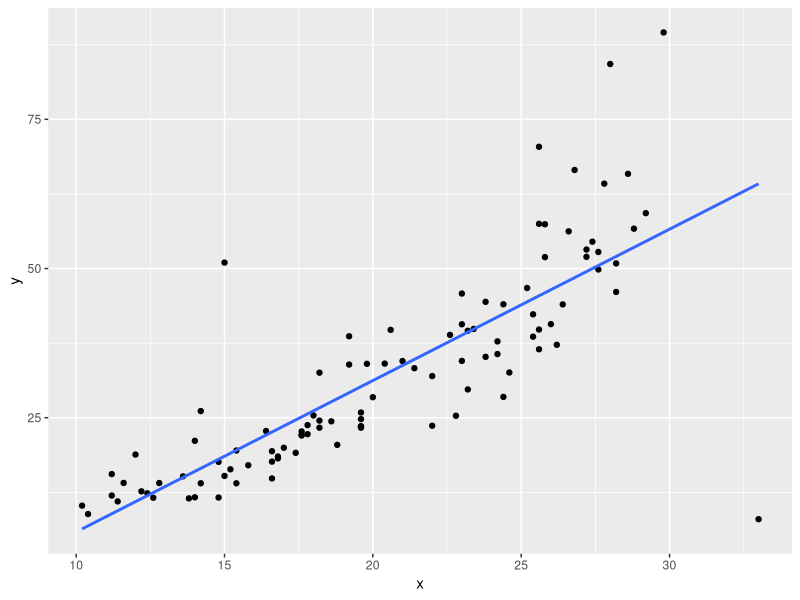
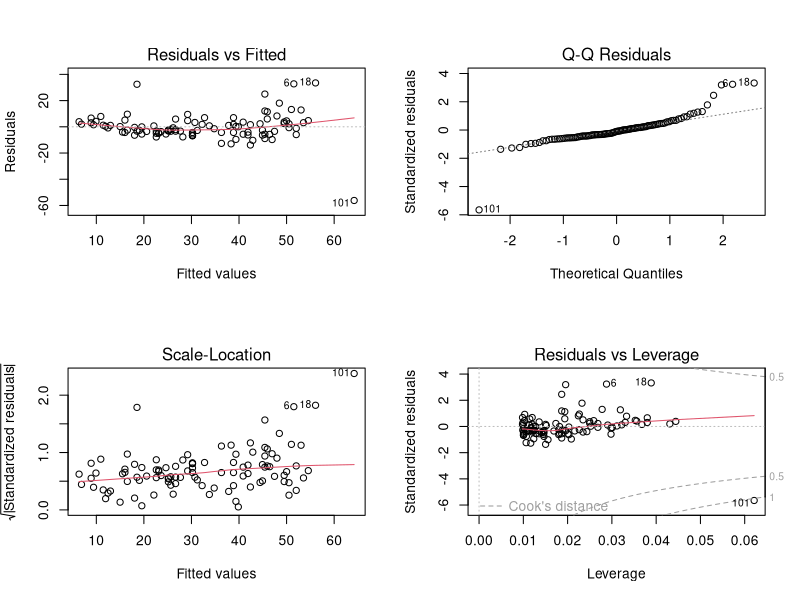
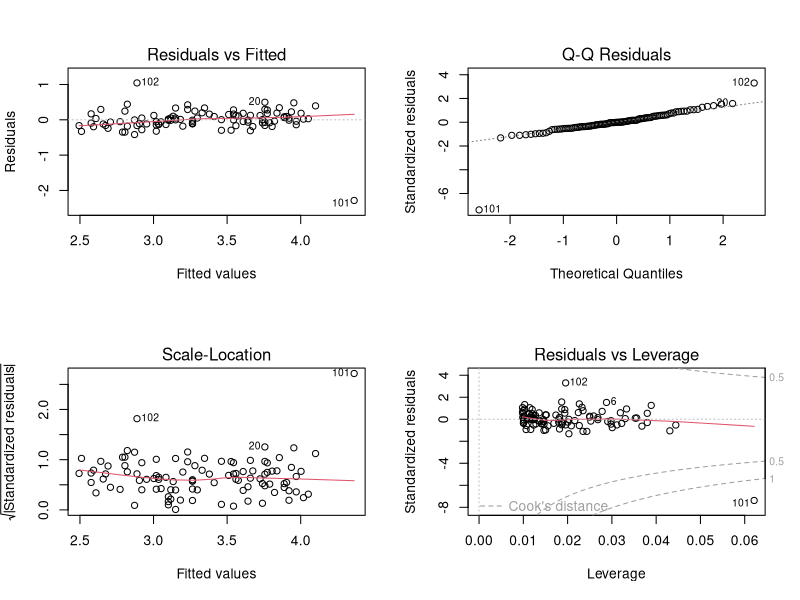

The R source for these figures, in order: (Note: this script raises an error after producing the figures.)
library(tidyverse)

set.seed(1)

n <- 100
df <- tibble(
    x = runif(n, 0, 1) %>% round(2),
    y = exp(2.4 + 1.82 * x + rnorm(n, 0, 0.2)) %>% round(2)
) %>%
    mutate(
        x = 10 + x * (30 - 10),
        x = x %>% round(2),
    ) %>%
    bind_rows(
        tibble(x = 33, y = 8)
    ) %>%
    bind_rows(
        tibble(x = 15, y = 51)
    )

ggplot(df, aes(x, y)) +
    geom_point() +
    geom_smooth(method = lm, se = FALSE)

par(mfrow = c(2,2))
plot(lm(y ~ x, data = df))
plot(lm(log(y) ~ x, data = df))

names(df) <- c('anxiety', 'performance')

# par(mfrow = c(1,1))
# hist(df$y, breaks = 30)
# hist(log(df$y), breaks = 30)

write_csv(df, path = '~/R/uoepsy/data/anx_perf.csv')
